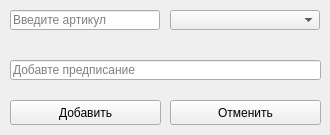
<?xml version="1.0" encoding="UTF-8"?>
<ui version="4.0">
 <class>AddItem</class>
 <widget class="QWidget" name="AddItem">
  <property name="geometry">
   <rect>
    <x>0</x>
    <y>0</y>
    <width>330</width>
    <height>135</height>
   </rect>
  </property>
  <property name="windowTitle">
   <string>Добавление товара</string>
  </property>
  <widget class="QLineEdit" name="line_article">
   <property name="geometry">
    <rect>
     <x>10</x>
     <y>10</y>
     <width>150</width>
     <height>20</height>
    </rect>
   </property>
   <property name="text">
    <string/>
   </property>
   <property name="placeholderText">
    <string>Введите артикул</string>
   </property>
  </widget>
  <widget class="QComboBox" name="box_marketplaces">
   <property name="geometry">
    <rect>
     <x>170</x>
     <y>10</y>
     <width>150</width>
     <height>20</height>
    </rect>
   </property>
  </widget>
  <widget class="QPushButton" name="add_btn">
   <property name="geometry">
    <rect>
     <x>10</x>
     <y>100</y>
     <width>151</width>
     <height>25</height>
    </rect>
   </property>
   <property name="text">
    <string>Добавить</string>
   </property>
  </widget>
  <widget class="QPushButton" name="cancel_btn">
   <property name="geometry">
    <rect>
     <x>170</x>
     <y>100</y>
     <width>151</width>
     <height>25</height>
    </rect>
   </property>
   <property name="text">
    <string>Отменить</string>
   </property>
  </widget>
  <widget class="QLineEdit" name="line_description">
   <property name="geometry">
    <rect>
     <x>10</x>
     <y>60</y>
     <width>311</width>
     <height>20</height>
    </rect>
   </property>
   <property name="whatsThis">
    <string/>
   </property>
   <property name="accessibleName">
    <string/>
   </property>
   <property name="accessibleDescription">
    <string/>
   </property>
   <property name="placeholderText">
    <string>Добавте предписание</string>
   </property>
  </widget>
  <widget class="QLabel" name="error_label">
   <property name="geometry">
    <rect>
     <x>10</x>
     <y>40</y>
     <width>301</width>
     <height>16</height>
    </rect>
   </property>
   <property name="text">
    <string/>
   </property>
  </widget>
 </widget>
 <resources/>
 <connections/>
</ui>
